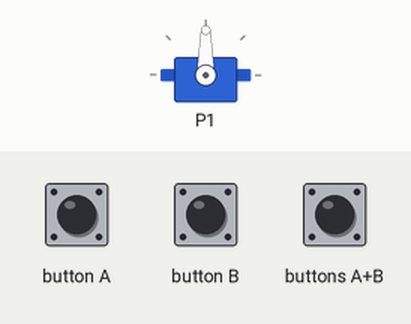
Recording of a program running on a simulated BBC micro:bit (MakeCode). Parts: servo. Inputs (shaded band) come from the test bench.

Above: at 1.2 s.
1.3 s: buttons A+B pressed for 0.15 s
At 2.2 s:
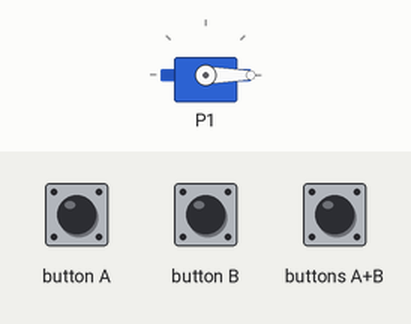
4.4 s: button A pressed for 0.15 s
6.0 s: button A pressed for 0.15 s
At 7.1 s:
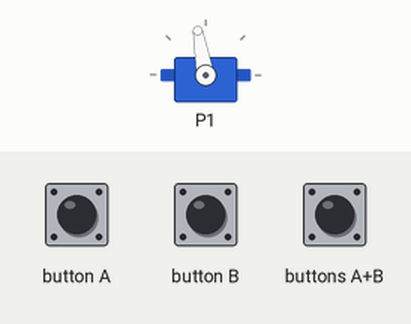
7.6 s: button B pressed for 0.15 s
At 8.3 s:
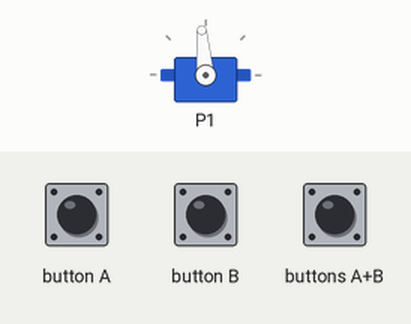
9.2 s: buttons A+B pressed for 1 s
At 11.5 s:
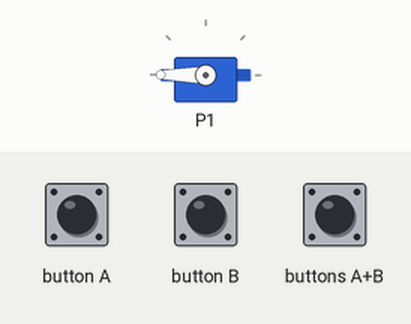
13.2 s: button A pressed 5 times (0.12 s each, 0.3 s apart)
Timing chart, 0 to 16.2 s (numbered marks = the images above; inputs shaded):
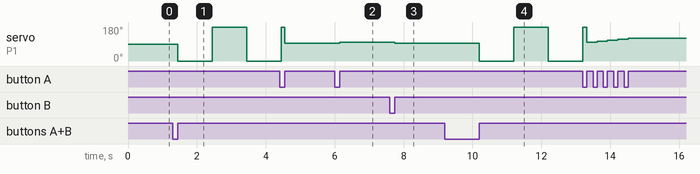

The program:

main.ts
```typescript
input.onButtonPressed(Button.A, function () {
    Angle += 5
    pins.servoWritePin(AnalogPin.P1, Angle)
})
input.onButtonPressed(Button.AB, function () {
    pins.servoWritePin(AnalogPin.P1, 0)
    basic.pause(1000)
    pins.servoWritePin(AnalogPin.P1, 180)
    basic.pause(1000)
    pins.servoWritePin(AnalogPin.P1, 0)
    basic.pause(1000)
    pins.servoWritePin(AnalogPin.P1, 180)
})
input.onButtonPressed(Button.B, function () {
    Angle += -5
    pins.servoWritePin(AnalogPin.P1, Angle)
})
let Angle = 0
Angle = 90
pins.servoWritePin(AnalogPin.P1, Angle)
```

test.ts
```typescript
// les tests vont ici ; cela ne sera pas compilé si ce paquet est utilisé en tant qu'extension.
```

Measured:
- after the input at 1.3 s, servo on P1: 90° → 0° after 0.15 s, → 180° 1.0 s later, → 0° 1.0 s later
- after the input at 6.0 s, servo on P1: 95° → 100° after 0.15 s
- after the input at 7.6 s, servo on P1: 100° → 95° after 0.15 s
- after the input at 9.2 s, servo on P1: 95° → 0° after 1.0 s, → 180° 1.0 s later, → 0° 1.0 s later
